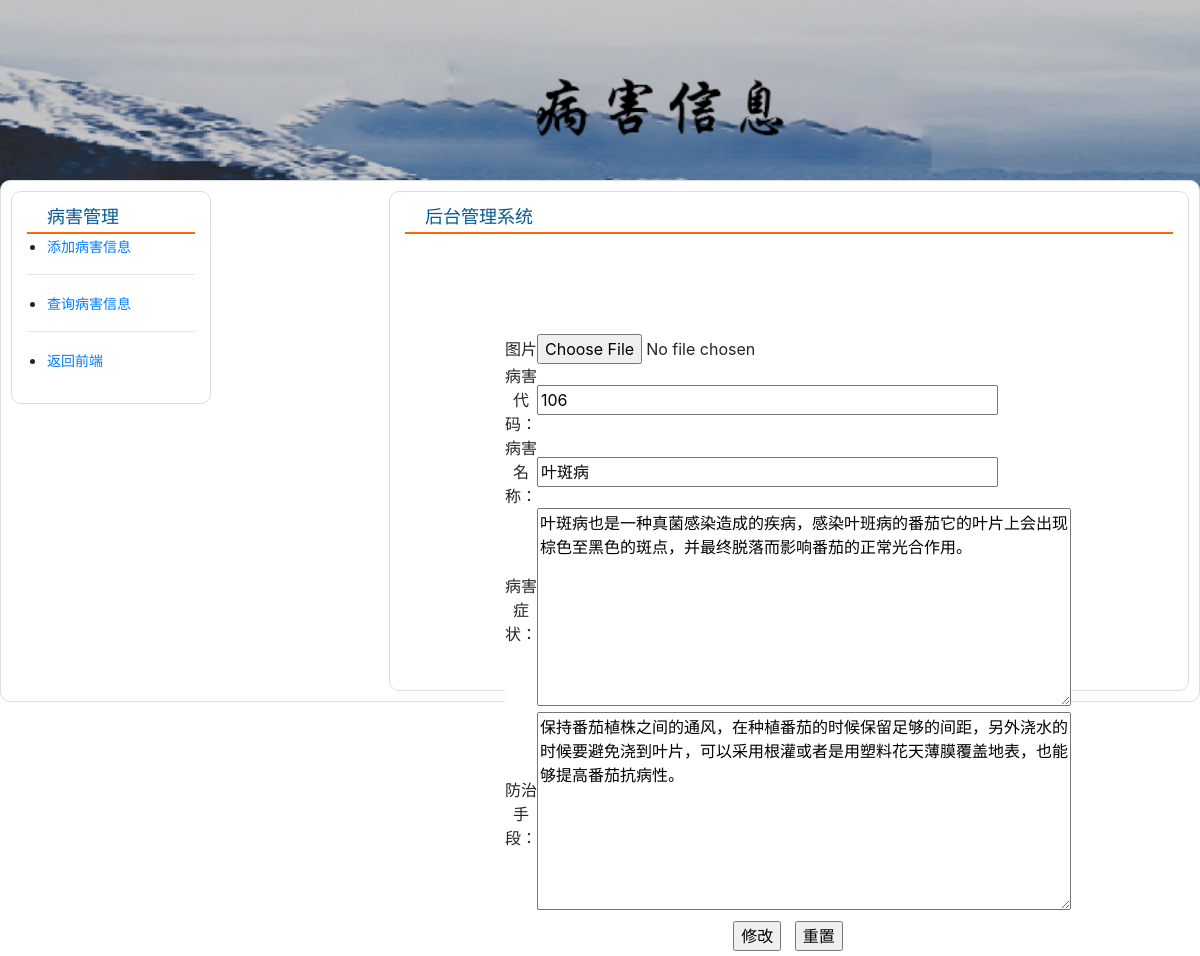
The app's page /binghai/modify.php?id=6 with its own data.
### tables this page shows
CREATE TABLE `binghai`  (
  `id` int(11) NOT NULL AUTO_INCREMENT,
  `bid` text NULL,
  `bname` varchar(255) NOT NULL,
  `bimage` varchar(255) NOT NULL,
  `shijian` datetime NOT NULL,
  `zhengzhuang` varchar(1000) NOT NULL,
  `fangzhi` varchar(1000) NOT NULL,
  PRIMARY KEY (`id`) USING BTREE
);

### binghai/modify.php (the view, shortened to what this page needs)
<!doctype html>
<html>
<head>
<link href="css/index.css" rel="stylesheet">
<link rel="stylesheet" type="text/css" href="css/bootstrap.css">
</head>
<body>
<?php
 $conn = mysqli_connect(HOST,USER,PASS,DBNAME) or die("数据库服务器连接错误".mysqli_connect_error());
mysqli_set_charset($conn,"utf8");
$id = $_GET['id'];
$sql = "select * from binghai where id=$id";
$result = mysqli_query($conn,$sql);
$row = mysqli_fetch_object($result);
?>
<div class="bgimg"></div>
<div class="content">
    <div class="con_left">
        <div class="con_left1">
            <div class="con_header" style=""><div class="title" style=""><span>病害管理</span></div></div>
            <div class="">
                <ul><li><a href="add_news.php">添加病害信息</a></li></ul><hr/>
				<ul><li><a href="search_news.php">查询病害信息</a></li></ul><hr/>
                <ul><li><a href="main.php">返回前端</a></li></ul>
            </div>
        </div>
    </div>
    <div class="con_right">
        <div class="">
            <div class="">
                <div class="con_header"><div class="title"><span>后台管理系统</span></div></div>
                <div style="margin-top:100px;margin-left: 100px;">
                    <form name="form1" method="post" action="update_modify_ok.php" enctype="multipart/form-data">
                        <table width="550" height="212" border="0" cellpadding="0" cellspacing="0" bgcolor="#FFFFFF">
                            <tr>
                                <td>图片</td>
                                <td><input type="file" name="myfile" id="img"></td>
                            </tr>
                            <tr>
                                <td width="87" align="center">病害代码：</td>
                                <td width="433" height="31"><input name="bid" type="text" id="txt_bid" size="40" value="<?php echo $row->bid;?>" required>
                                </td>
                            </tr>
                            <tr>
                                <td width="87" align="center">病害名称：</td>
                                <td width="433" height="31"><input name="bname" type="text" id="txt_bname" size="40" value="<?php echo $row->bname;?>" required>
                                </td>
                            </tr>
                            <tr>
                                <td height="124" align="center">病害症状：</td>
                                <td><textarea name="zhengzhuang" cols="50" required rows="8" ><?php echo $row->zhengzhuang;?></textarea></td>
                            </tr>
                            <tr>
                                <td height="124" align="center">防治手段：</td>
                                <td><textarea name="fangzhi" cols="50" required rows="8" ><?php echo $row->fangzhi;?></textarea></td>
                            </tr>
                            <tr>
                                <td height="40" colspan="2" align="center">
                                <input name="Submit" type="submit" class="btn_grey" value="修改" >
                                    &nbsp; <input type="reset" name="Submit2" value="重置"></td>
                            </tr>
                        </table>
                    </form>
                </div>
            </div>
        </div>
    </div>
</div>
</body>
</html>

### binghai/css/index.css (style rules this page uses)
body { background-color: #F1F2F6; margin: 0 auto; padding:0; }
a { font-size: 14px; text-decoration: none; color: #000000; }
.bgimg { height:230px; width: 100%; background-image:url(../image/head.jpg); background-repeat:no-repeat; background-size:cover; }
.content { width:1200px; margin:0 auto; margin-top: -50px; border-radius: 10px; background-color: #fff; border:solid 1px #ddd; }
.content .con_left { width: 280px; float:left; }
.content .con_right { width:800px; height:500px; float: right; margin:0 auto; margin:10px; padding:15px; border-radius: 10px; border: solid 1px #ddd; }
.content .con_left .con_left1 { width:200px; margin:10px; padding:15px; border-radius: 10px; border: solid 1px #ddd; }
.content .con_header { font-size: 18px; color: #075991; border-bottom: solid 2px #FF6600; padding-bottom: 5px; }
.title { height:20px; line-height:20px; padding-left:20px; }
ul { padding-left: 20px; margin:8px 0; }

### records on screen
binghai: bid "106", bname "叶斑病", zhengzhuang "叶斑病也是一种真菌感染造成的疾病，感染叶班病的番茄它的叶片上会出现棕色至黑色的斑点，并最终脱落而影响番茄的正常光合作用。", fangzhi "保持番茄植株之间的通风，在种植番茄的时候保留足够的间距，另外浇水的时候要避免浇到叶片，可以采用根灌或者是用塑料花天薄膜覆盖地表，也能够提高番茄抗病性。"
